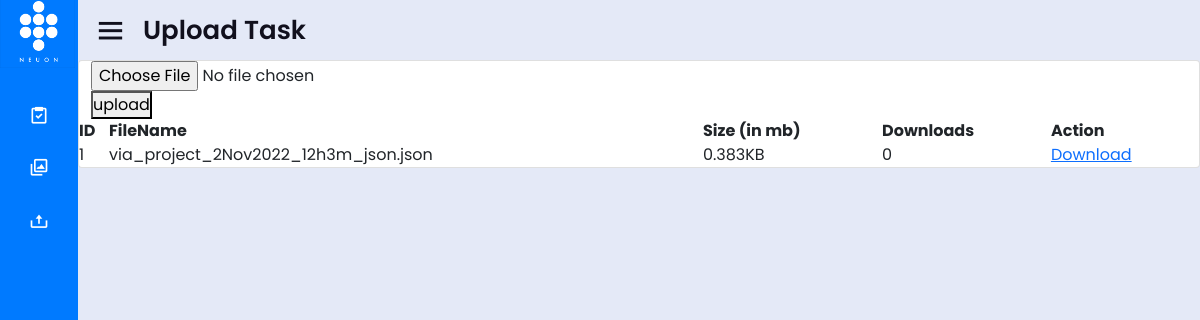
/final/user_upload/User_UploadTask.php (signed in), run on the app's committed database.
### tables this page shows
CREATE TABLE `annotators_files` (
  `id` int(100) NOT NULL,
  `name` varchar(255) DEFAULT NULL,
  `size` int(11) DEFAULT NULL,
  `downloads` int(11) DEFAULT NULL
);

### final/user_upload/filesLogic.php (called while the page is built, shortened)
<?php
$conn = mysqli_connect('localhost', 'root', '', 'file-management');
$sql = "SELECT * FROM annotators_files";
$result = mysqli_query($conn, $sql);
$files = mysqli_fetch_all($result, MYSQLI_ASSOC);

### final/user_upload/User_UploadTask.php (the view, shortened to what this page needs)
<?php
   include 'filesLogic.php';
   if (isset($_SESSION['username']) && isset($_SESSION['id'])) {   ?>
<!DOCTYPE html>
<html lang="en" dir="ltr">
  <head>
    <link rel="stylesheet" href="../css/style.css">
    <link href="https://cdn.jsdelivr.net/npm/bootstrap@5.0.0-beta1/dist/css/bootstrap.min.css" rel="stylesheet">
    <link href='https://unpkg.com/boxicons@2.0.7/css/boxicons.min.css' rel='stylesheet'>
   </head>
<body>
  <div class="sidebar close">
    <div class="logo-details">
    <a href="../home.php">
				<img src="Images/NeuonAI_Logo.png" height="75px" width="75px">
			</a>
    </div>
    <ul class="nav-links">
    <li>
        		<a href="../User_Task.php">
          			<i class='bx bx-task' ></i>
        		</a>
      	</li>
      <li>
        <a href="../User_AnnotateTool.php">
          <i class='bx bx-images'></i>
        </a>
      </li>
      <li>
					<div class="iocn-link">
						<a href="../user_upload/User_UploadTask.php">
							<i class='bx bx-upload'></i>
						</a>
					</div>
				</li>
</ul>
  </div>
  <section class="home-section">
    <div class="home-content">
      <i class='bx bx-menu' ></i>
      <span class="text">Upload Task</span>
    </div>
    <div class=home-body>
        <div class="wrap">
          <div class="card">
          <div class="container">
      <div class="row">
        <form action="User_UploadTask.php" method="post" enctype="multipart/form-data" >
          <input type="file" name="myfile"> <br>
          <button type="submit" name="save">upload</button>
        </form>
      </div>
        <div class ="row">
                <table>
                    <thead>
                        <th>ID</th>
                        <th>FileName</th>
                        <th>Size (in mb)</th>
                        <th>Downloads</th>
                        <th>Action</th>
                    </thead>
                    <tbody>
                        <?php foreach($files as $file): ?>
                        <tr>
                            <td><?php echo $file['id'];?></td>
                            <td><?php echo $file['name'];?></td>
                            <td><?php echo $file['size']/1000 . "KB";?></td>
                            <td><?php echo $file['downloads'];?></td>
                            <td>
                                <a href="User_UploadTask.php?file_id=<?php echo
                                    $file['id']?>">Download</a>
                            </td>
                        </tr>
                        <?php endforeach;?>
                    </tbody>
            </table>
        </div>
    </div>
          </div>
    </div>
  </section>
</body>
</html>
<?php }else{
	header("Location: ../index.php");
} ?>

### final/css/style.css (style rules this page uses)
* { margin: 0; padding: 0; box-sizing: border-box; font-family: 'Poppins', sans-serif; }
.sidebar { position: fixed; top: 0; left: 0; height: 100%; width: 260px; background: #007aff; z-index: 100; transition: all 0.5s ease; }
.sidebar.close { width: 78px; }
.sidebar .logo-details { height: 60px; width: 100%; display: flex; align-items: center; }
.sidebar .nav-links { height: 100%; padding: 30px 0 150px 0; overflow: auto; }
.sidebar.close .nav-links { overflow: visible; }
.sidebar .nav-links li { position: relative; list-style: none; transition: all 0.4s ease; }
.sidebar .nav-links li .iocn-link { display: flex; align-items: center; justify-content: space-between; }
.sidebar.close .nav-links li .iocn-link { display: block }
.sidebar .nav-links li i { height: 50px; min-width: 78px; text-align: center; line-height: 50px; color: #fff; font-size: 20px; cursor: pointer; transition: all 0.3s ease; }
.sidebar .nav-links li a { display: flex; align-items: center; text-decoration: none; }
.home-section { position: relative; background: #E4E9F7; min-height: 100vh; left: 260px; min-width: calc(100% - 260px); transition: all 0.5s ease; overflow-x: scroll; margin:0; padding:0; }
.sidebar.close ~ .home-section { left: 78px; width: calc(100% - 78px); }
.home-section .home-content { height: 60px; display: flex; align-items: center; }
.home-section .home-content .bx-menu, .home-section .home-content .text { color: #11101d; font-size: 35px; }
.home-section .home-content .bx-menu { margin: 0 15px; cursor: pointer; }
.home-section .home-content .text { font-size: 26px; font-weight: 600; }

### data on the page
annotators_files: id "1", name "via_project_2Nov2022_12h3m_json.json", $file['size']/1000 "0.383", downloads "0"
